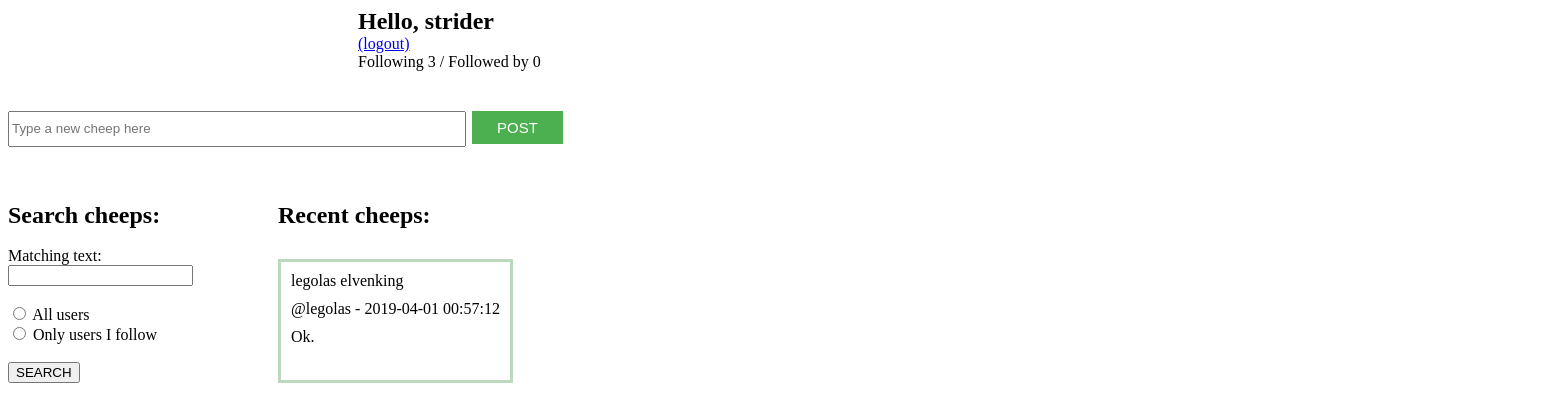
/home.php?ma_text=Ok. (signed in), run on the app's committed database.
### tables this page shows
create table CHEEPS (
	cheep_id int not null AUTO_INCREMENT,
	cheep_text varchar(141),
	created_date timestamp,
	user_id int,
	primary key (cheep_id),
	foreign key (user_id) references USERS(user_id)	
);

create table USERS (
	user_id int not null AUTO_INCREMENT,
	username varchar(20) unique,
	firstname varchar(40),
	lastname varchar(40),
	password varchar(40),
	usertype varchar(20),
	created_date timestamp,
	primary key (user_id)
);

### home.php (the view, shortened to what this page needs)
<!DOCTYPE html>
<html lang="en">
<head>
	<link rel="stylesheet" type="text/css" href="style.css">
</head>
<body>
<?php
	if (isset($_SESSION['user_id'])) {
		echo "<div class='greeting'>";
		echo "<h2>Hello, ".$_SESSION['firstname']."</h2>";
		echo "<a href='logout.php'>(logout)</a><br>";
		$query_following = "select follows_id  from FOLLOWS where user_id='".$_SESSION['user_id']."'";
		$num_following = 0;
		$num_follower = 0;
		require('dbconnect.php');
		if ($result = mysqli_query($db, $query_following)) {
                	$num_following =  mysqli_num_rows($result);
        	}
		echo "<p>Following ".$num_following." / Followed by ".$num_follower."</p><br>";
		echo "</div><br>";
	} else {
 		echo "<div class='greeting'>";
		echo "<p>You are not logged in, please log in first.</p>";
	        echo "<a href='login.php'>Login</a> <br>";
		echo "</div>";
	}
?>
<div class='post'>
<form action="post_cheep.php" method="post">
<input type="text" class="inputpost" name="cheep_text" maxlength="141" placeholder="Type a new cheep here">
<input type="submit" class="postbtn" value="POST">
</form>
<br>
<br>
<br>
</div>
<div class='container'>
<div class="fil_cheep">
<h2>Search cheeps:</h2><br>
<form action="home.php" method="get">
<p>Matching text:</p>
<input type="text" name="ma_text">
<br>
<br>
<input type="radio" class="inputradio" name="ma_user" value="all">        All users<br>
<input type="radio" class="inputradio" name="ma_user" value="following">        Only users I follow<br>
<br>
<input type="submit" class="searchbtn" value="SEARCH">
</form>
</div>
<?php
	if (isset($_SESSION['user_id'])){
		if (!isset($_GET['ma_text']) && !isset($_GET['ma_user'])) {
			$query = 'select USERS.firstname, USERS.lastname, USERS.username, CHEEPS.created_date, CHEEPS.cheep_text '.
				'from (CHEEPS join FOLLOWS on CHEEPS.user_id = FOLLOWS.follows_id) '.
				'join USERS on CHEEPS.user_id = USERS.user_id '.
				'where FOLLOWS.user_id = '.$_SESSION["user_id"].' order by created_date desc limit 10';
		} else if (isset($_GET['ma_text']) && !isset($_GET['ma_user'])) {
			$ma_text = mysqli_real_escape_string($db, $_GET['ma_text']);
                        $query = 'select USERS.firstname, USERS.lastname, USERS.username, CHEEPS.created_date, CHEEPS.cheep_text '.
                                'from (CHEEPS join FOLLOWS on CHEEPS.user_id = FOLLOWS.follows_id) '.
                                'join USERS on CHEEPS.user_id = USERS.user_id '.
                                'where FOLLOWS.user_id = '.$_SESSION["user_id"].' and CHEEPS.cheep_text like "%'.$ma_text.'%" '.
				'order by created_date desc limit 10';
		} else if ($_GET['ma_user'] == 'all') {
			$ma_text = mysqli_real_escape_string($db, $_GET['ma_text']);
			$query = 'select USERS.firstname, USERS.lastname, USERS.username, CHEEPS.created_date, CHEEPS.cheep_text '.
                                'from CHEEPS join USERS on CHEEPS.user_id = USERS.user_id '.
                                'where CHEEPS.cheep_text like "%'.$ma_text.'%" order by created_date desc limit 10';
		}
	}
		echo "<div class='seres'>";
		echo "<h2>Recent cheeps:</h2><br>";
		echo "<div class='secontent'>";
		if ($result = mysqli_query($db, $query)) {
                        while ($row = mysqli_fetch_assoc($result)){
                        	echo "<p class='commentname'>".$row['firstname']." ".$row['lastname']."</p>".
				     "<p class='commentsuffix'> @".$row['username']." - ".$row['created_date']."</p>".
			     	     "<p class='commentcheeptext'>".$row['cheep_text']."</p><br>";
			}
                }
		echo "</div></div>";
?>
</div>
</body>
</html>

### style.css (style rules this page uses)
.greeting { position:relative; left:350px; }
.inputpost { width: 450px; height: 30px; }
.postbtn { background-color: #4CAF50; border: none; color: white; padding: 8px 25px; text-align: center; text-decoration: none; display: inline-block; font-size: 15px; margin: 4px 2px; cursor: pointer; }
.secontent { border: solid; border-color: #bcd8bd; }
.commentname { margin: 10px; }
.commentsuffix { margin: 10px; }
.commentcheeptext { margin: 10px; }
.container { display: inline-flex; }
.fil_cheep { width: 180px; }
.seres { position: relative; left: 90px; display: inline-grid; }
p { margin-block-start: 0; margin-block-end: 0; }
h2 { margin-block-start: 0; margin-block-end: 0; }

### data on the page
cheeps: user.firstname "legolas", user.lastname "elvenking", user.username "legolas", created_date "2019-04-01 00:57:12", cheep_text "Ok."

### other printed values
$_SESSION['firstname'] "strider"
$num_following "3"
$num_follower "0"
